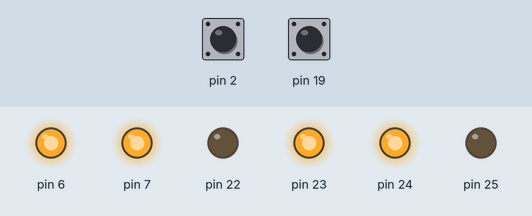
Simulated run of this sketch. Board: Arduino Mega 2560, built with avr-gcc and run on an emulated ATmega2560. On the bench: output pins drawn as LEDs (lit = HIGH). The test bench sets the inputs (shaded band); at power-on: pin 2 HIGH, pin 19 HIGH. The ROS host is connected and sends only what is stated.

Above: at 0.1 s.
Timing chart, 0 to 1.6 s (numbered marks = the images above):
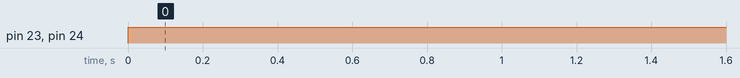

Measured:
- by itself, pin 23, pin 24: LOW → HIGH at 0.00 s

The sketch:

wheel_odom.ino
```cpp
#include <ros.h>
#include <ros/time.h>
#include <tf/tf.h>
#include <tf/transform_broadcaster.h>
#include <nav_msgs/Odometry.h>
#include<std_msgs/Int64.h>
#include "motion.c"
#include "interrupt.c"
//#include "wheelodom.cpp"

volatile long left_count = 0;
volatile long right_count = 0;
volatile bool right_chB;
volatile bool left_chB;

ros::NodeHandle  encoder;


std_msgs::Int64 msg;
ros::Publisher chatter("chatter", &msg);


ISR(INT2_vect){
  left_chB = PIND & 0x08;
  left_count -= left_chB ? -1 : +1;
}

ISR(INT4_vect){
  right_chB = PINE & 0x20;
  right_count += right_chB ? -1 : +1;
}

class Odometry
{
  private:
    long _currentLeftcount,_currentRightcount;
    long _previousLeftcount,_previousRightcount;
    int deltaLeft,deltaRight;
    double dt;
    double v_left,v_right,Vx,Vth;
    double x=0,y=0,th=0;
    double dist_per_count = 1;
    double wheel_axle_length = 1;

    ros::NodeHandle*  nh;
    tf::TransformBroadcaster _brdcst;
    ros::Publisher odom_pub;

    geometry_msgs::TransformStamped odom_trans;
    geometry_msgs::Quaternion odom_quat;
    nav_msgs::Odometry odom;
    ros::Time current_time,last_time;

  public:

    Odometry(ros::NodeHandle*  test) : odom_pub("odom",&odom){
      nh = test;
    }

    void init(){
      _brdcst.init(*nh);
      nh->advertise(odom_pub);
    }

    void compute_wheel_odom(){
      current_time = nh->now();
      _currentLeftcount = left_count;
      _currentRightcount = right_count;

      deltaLeft = _currentLeftcount - _previousLeftcount;
      deltaRight = _currentRightcount - _previousRightcount;
      dt = current_time.toSec() - last_time.toSec();

      v_left = (deltaLeft*dist_per_count)/dt;
      v_right = (deltaRight*dist_per_count)/dt;

      Vx = (v_right + v_left)/2;
      Vth = (v_right - v_left)/wheel_axle_length;

      x += Vx*cos(th)*dt;
      y += Vx*sin(th)*dt;
      th = Vth*dt;
      odom_quat = tf::createQuaternionFromYaw(th);

      odom_trans.header.stamp = current_time;
      odom_trans.header.frame_id = "odom";
      odom_trans.child_frame_id = "base_link";
      odom_trans.transform.translation.x = x;
      odom_trans.transform.translation.y = y;
      odom_trans.transform.translation.z = 0.0;
      odom_trans.transform.rotation = odom_quat;
      _brdcst.sendTransform(odom_trans);

      odom.header.stamp = current_time;
      odom.header.frame_id = "odom";
      odom.pose.pose.position.x = x;
      odom.pose.pose.position.y = y;
      odom.pose.pose.position.z = 0;
      odom.pose.pose.orientation = odom_quat;
      odom_pub.publish(&odom);

      last_time = current_time;
      _previousLeftcount = _currentLeftcount;
      _previousRightcount = _currentRightcount;
    }

};

Odometry object(&encoder);

void setup() {
  encoder.initNode();
  encoder.advertise(chatter);
  object.init();
  cli();
  motion_pin_config();
  encoder_pin_config();
  encoder_interrupt_init();
  sei();

}

void loop() {
  forward();
  object.compute_wheel_odom();
  delay(100);
}
```

interrupt.c
```cpp
#include <avr/interrupt.h>

void encoder_pin_config(){
	DDRE  = DDRE & 0xCF;	//Set the direction of PE4 & PE5 pin as input
	PORTE = PORTE | 0x30;	//Enable internal pull-up for PE4 & PE5 pin
	DDRD = DDRD & 0xF3;	//Set the direction of PD2 & PD3 pin as input
	PORTD = PORTD | 0x0C;	//Enable internal pull-up for PD2 & PD3 pin
}

void encoder_interrupt_init(){
	EICRA = EICRA | 0x30; 	// INT2(left enc) is set to trigger with rising edge
	EICRB = EICRB | 0x03; 	// INT4(right enc) is set to trigger with rising edge
	EIMSK = EIMSK | 0x14; 	// Enable Interrupt INT2 & INT4
}
```

motion.c
```cpp
#include <avr/io.h>
//#include <avr/interrupt.h>
//#include <util/delay.h>

//Function to configure ports to enable robot's motion
void motion_pin_config (void)
{
	DDRA = DDRA | 0x0F;
	PORTA = PORTA & 0xF0;
	DDRH = DDRH | 0x18;   //Setting PH3 and PH4 pins as output for PWM generation
	PORTH = PORTH | 0x18; //PH3 and PH4 pins are for velocity control using PWM.
}


// Timer 4 initialized in PWM mode for velocity control
// Prescale:256
// PWM 8bit fast, TOP=0x00FF
// Timer Frequency:225.000Hz
void timer4_init()
{
	TCCR4B = 0x00;	//Stop
	TCNT4H = 0xFF;	//Counter higher 8-bit value to which OCR5xH value is compared with
	TCNT4L = 0x00;	//Counter lower 8-bit value to which OCR5xH value is compared with
	OCR4AH = 0x00;	//Output compare register high value for Left Motor
	OCR4AL = 0xFF;	//Output compare register low value for Left Motor
	OCR4BH = 0x00;	//Output compare register high value for Right Motor
	OCR4BL = 0xFF;	//Output compare register low value for Right Motor
	OCR4CH = 0x00;	//Output compare register high value for Motor C1
	OCR4CL = 0xFF;	//Output compare register low value for Motor C1
	TCCR4A = 0xA9;	/*{COM4A1=1, COM4A0=0; COM4B1=1, COM4B0=0; COM4C1=1 COM4C0=0}
 					  For Overriding normal port functionality to OCRnA outputs.
				  	  {WGM41=0, WGM40=1} Along With WGM42 in TCCR4B for Selecting FAST PWM 8-bit Mode*/

	TCCR4B = 0x0B;	//WGM12=1; CS12=0, CS11=1, CS10=1 (Prescaler=64)
}

// Function for robot velocity control
void velocity(unsigned char left_motor, unsigned char right_motor)
{
	OCR4AL = right_motor;
	OCR4BL = left_motor;
}

//Function used for setting motor's direction
void motion_set (unsigned char Direction)
{
	unsigned char PortARestore = 0;
	Direction &= 0x0F; 			// removing upper nibbel as it is not needed
	PortARestore = PORTA; 			// reading the PORTA's original status
	PortARestore &= 0xF0; 			// setting lower direction nibbel to 0
	PortARestore |= Direction; 		// adding lower nibbel for direction command and restoring the PORTA status
	PORTA = PortARestore; 			// setting the command to the port
}


void forward (void) //both wheels forward
{
  motion_set(0x06);
}

void back (void) //both wheels backward
{
  motion_set(0x09);
}

void left (void) //Left wheel backward, Right wheel forward
{
  motion_set(0x05);
}

void right (void) //Left wheel forward, Right wheel backward
{
  motion_set(0x0A);
}

void soft_left (void) //Left wheel stationary, Right wheel forward
{
 motion_set(0x04);
}

void soft_right (void) //Left wheel forward, Right wheel is stationary
{
 motion_set(0x02);
}

void soft_left_2 (void) //Left wheel backward, right wheel stationary
{
 motion_set(0x01);
}

void soft_right_2 (void) //Left wheel stationary, Right wheel backward
{
 motion_set(0x08);
}

void stp (void)
{
  motion_set(0x00);
}
```

wheelodom.cpp
```cpp
/*#include <ros.h>
#include <tf/tf.h>
#include <tf/transform_broadcaster.h>
#include <nav_msgs/Odometry.h>
extern volatile long left_count;
extern volatile long right_count;


class Odometry
{
  private:
    long _currentLeftcount,_currentRightcount;
    long _previousLeftcount,_previousRightcount;
    int deltaLeft,deltaRight;
    double dt;
    double v_left,v_right,Vx,Vth;
    double x,y,th;
    double dist_per_count = 1;
    double wheel_axle_length = 1;

    ros::Time current_time,last_time;
    geometry_msgs::TransformStamped odom_trans;
    geometry_msgs::Quaternion odom_quat;
    ros::NodeHandle*  nh;
    tf::TransformBroadcaster _brdcst;
    nav_msgs::Odometry odom;
    ros::Publisher odom_pub;

  public:
    Odometry(ros::NodeHandle*  test) : odom_pub("odom",&odom){
      nh = test;
    }
    void set(){
      _brdcst.init(*nh);
      nh->advertise(odom_pub);
    }
    void compute_wheel_odom(){
      current_time = nh->now();
      _currentLeftcount = left_count;
      _currentRightcount = right_count;

      deltaLeft = _currentLeftcount - _previousLeftcount;
      deltaRight = _currentRightcount - _previousRightcount;
      dt = current_time.toSec() - last_time.toSec();

      v_left = (deltaLeft*dist_per_count)/dt;
      v_right = (deltaRight*dist_per_count)/dt;

      Vx = (v_right + v_left)/2;
      Vth = (v_right - v_left)/wheel_axle_length;

      x += Vx*cos(th)*dt;
      y += Vx*sin(th)*dt;
      th = Vth*dt;
      odom_quat = tf::createQuaternionFromYaw(th);

      odom_trans.header.stamp = current_time;
      odom_trans.header.frame_id = "odom";
      odom_trans.child_frame_id = "base_link";
      odom_trans.transform.translation.x = x;
      odom_trans.transform.translation.y = y;
      odom_trans.transform.translation.z = 0.0;
      odom_trans.transform.rotation = odom_quat;
      _brdcst.sendTransform(odom_trans);

      odom.header.stamp = current_time;
      odom.header.frame_id = "odom";
      odom.pose.pose.position.x = x;
      odom.pose.pose.position.y = y;
      odom.pose.pose.position.z = 0;
      odom.pose.pose.orientation = odom_quat;
      odom_pub.publish(&odom);

      last_time = current_time;
      _previousLeftcount = _currentLeftcount;
      _previousRightcount = _currentRightcount;
    }

};*/
```
